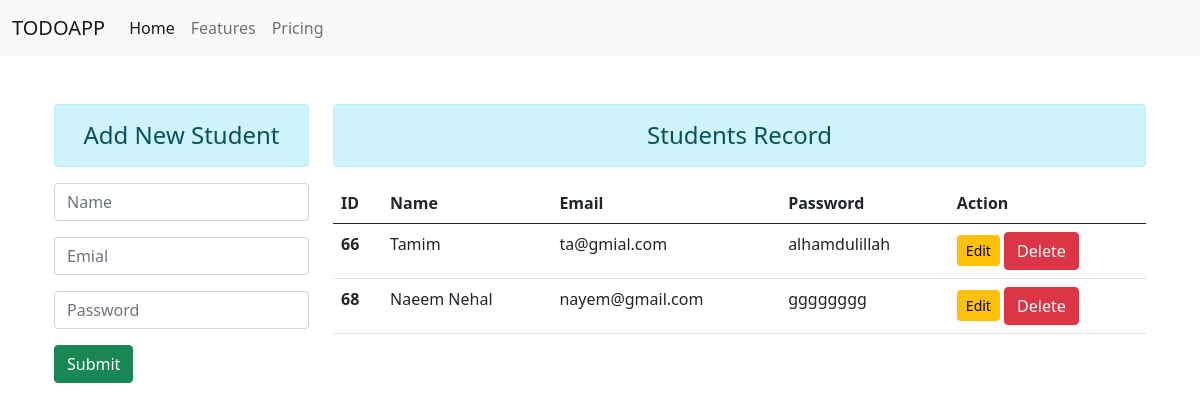
Page /crud/ on the earlier database version.
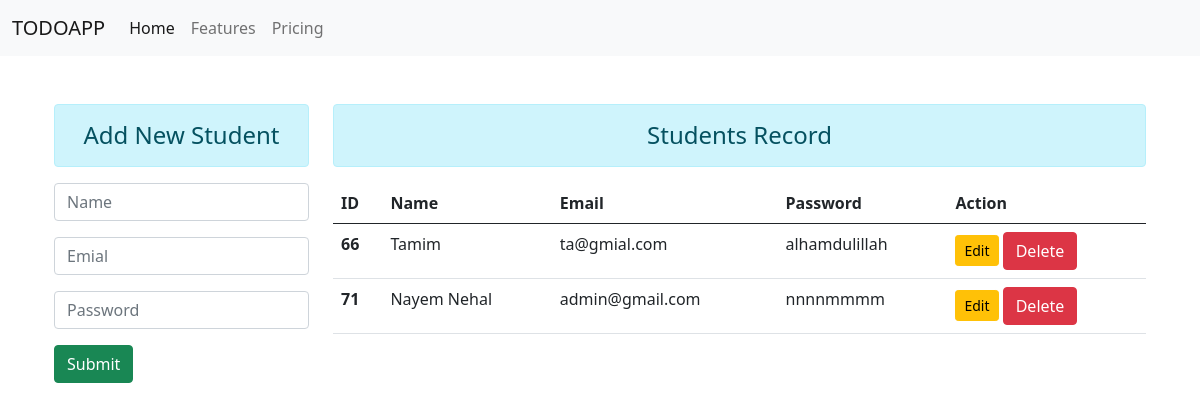
Same page on the later database version.
### crud/models.py (models this page shows, shortened)
class User(models.Model):
    objects = None
    name = models.CharField(max_length=100)
    email = models.EmailField(max_length=100)
    password = models.CharField(max_length=100)

### crud/views.py (the view, shortened to what this page needs)
# urls.py: path('', views.Crud_view.as_view(), name='cbv'),
class Crud_view(View):
    registation = StudentRegistation
    template_name = 'crud.html'
    def get(self, request, *args, **kwargs):
        registation = self.registation()
        user_data = User.objects.all()
        context={
         'registation':registation,
         'users': user_data,
        }
        return render(request, self.template_name,context)

### crud/forms.py
class StudentRegistation(forms.ModelForm):
    class Meta:
        model = User
        fields = ['name', 'email', 'password']
        labels = {
            'name': '',
            'email': '',
            'password': '',
        }
        widgets ={
            'name': forms.TextInput(attrs={'class': 'form-control', 'placeholder': 'Name'}),
            'email': forms.EmailInput(attrs={'class': 'form-control', 'placeholder': 'Emial'}),
            'password': forms.PasswordInput(render_value=True, attrs={'class': 'form-control', 'placeholder': 'Password'}),
        }

### templates/crud.html (shortened to what this page needs)
{% extends 'base.html' %}
{% load static %}
{% block body %}
<section class="container">
      <div class="container">
        <div class="row">
           <div class="col-sm-3">
              <h4 class="text-center alert alert-info">Add New Student</h4>
              <form method="post" action="">
                {{registation.as_p}}
                <input type="submit" class="btn btn-success">
              </form>
           </div>
           <div class="col-sm-9">
               {% if users %}
               <h4 class="text-center alert alert-info">Students Record</h4>
               <table class="table">
                  <thead>
                    <tr>
                      <th scope="col">ID</th>
                      <th scope="col">Name</th>
                      <th scope="col">Email</th>
                      <th scope="col">Password</th>
                      <th scope="col">Action</th>
                    </tr>
                  </thead>
                   <tbody>
                   {% for user in users %}
                     <tr>
                       <th scope="row">{{user.id}}</th>
                       <td>{{user.name}}</td>
                       <td>{{user.email}}</td>
                       <td>{{user.password}}</td>
                       <td>
                           <a href="{% url 'edit_data' user.id %}" class="btn btn-warning btn-sm">Edit</a>
                           <form method="POST" action="{% url 'delete_data' user.id %}" class="d-inline">
                               <input type="submit" value="Delete" class="btn btn-danger">
                           </form>
                       </td>
                     </tr>
                   {% endfor %}
                   </tbody>
                </table>
               {% else %}
                  <h4 class="text-center alert alert-danger">No Record Found</h4>
               {% endif %}
           </div>
        </div>
      </div>
</section>
{% endblock %}

Differences in the rows shown:
removed User: id "68", name "Naeem Nehal", email "nayem@gmail.com", password "gggggggg"
added User: id "71", name "Nayem Nehal", email "admin@gmail.com", password "nnnnmmmm"
